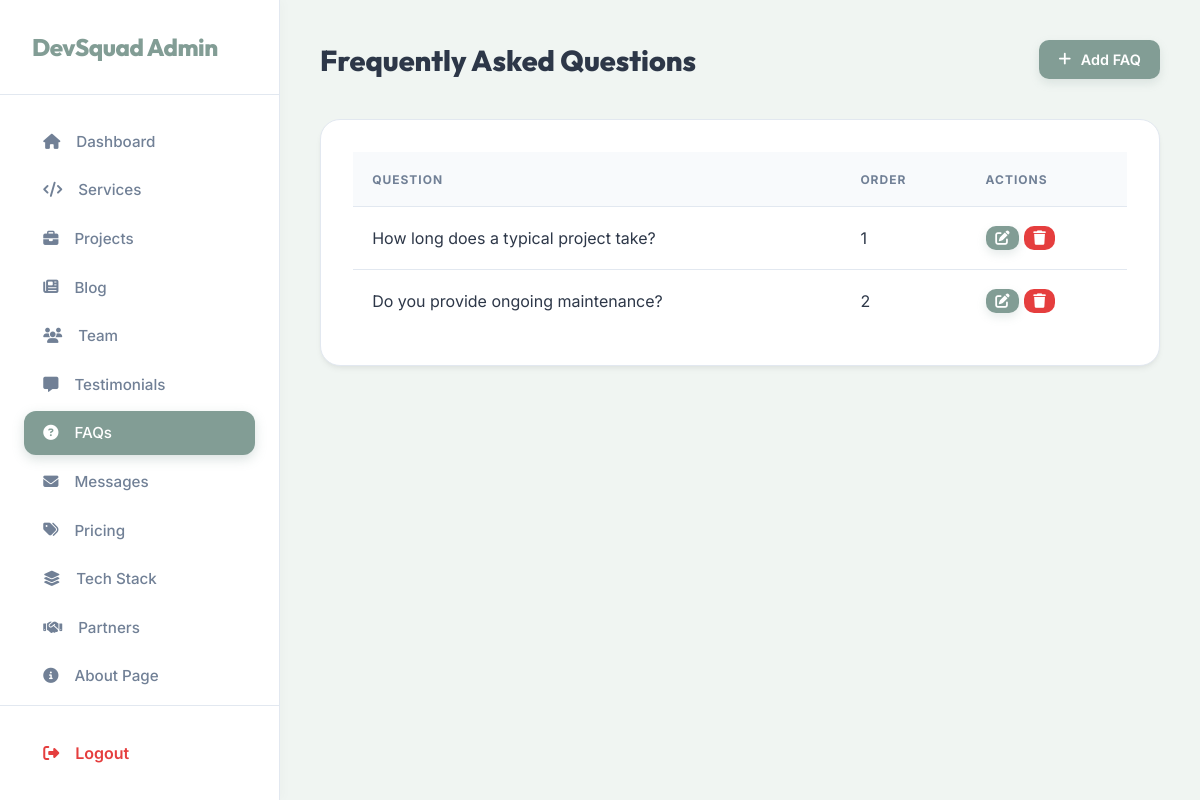
The page /custom-admin/faqs/ (signed in) on the database its author committed.
### service/models.py (models this page shows, shortened)
class FAQ(models.Model):
    question = models.CharField(max_length=300)
    answer = models.TextField()
    order = models.IntegerField(default=0)
    class Meta:
        ordering = ['order']

### service/views.py (the view)
# urls.py: path('custom-admin/faqs/', views.dashboard_faqs, name='dashboard_faqs'),
@staff_member_required
def dashboard_faqs(request):
    faqs = FAQ.objects.all().order_by('order')
    return render(request, 'dashboard/faq_list.html', {'faqs': faqs})

### service/templates/dashboard/faq_list.html
{% extends 'dashboard/base.html' %}
{% block content %}
<div class="header">
    <h1>Frequently Asked Questions</h1>
    <a href="{% url 'dashboard_faq_create' %}" class="btn btn-primary"><i class="fas fa-plus"></i> Add FAQ</a>
</div>
<div class="card">
    <table>
        <thead>
            <tr>
                <th>Question</th>
                <th>Order</th>
                <th>Actions</th>
            </tr>
        </thead>
        <tbody>
            {% for faq in faqs %}
            <tr>
                <td>{{ faq.question }}</td>
                <td>{{ faq.order }}</td>
                <td>
                    <a href="{% url 'dashboard_faq_edit' faq.id %}" class="btn btn-primary"
                        style="padding: 0.3rem 0.6rem;"><i class="fas fa-edit"></i></a>
                    <a href="{% url 'dashboard_faq_delete' faq.id %}" class="btn btn-danger"
                        style="padding: 0.3rem 0.6rem;" onclick="return confirm('Are you sure?')"><i
                            class="fas fa-trash"></i></a>
                </td>
            </tr>
            {% endfor %}
        </tbody>
    </table>
</div>
{% endblock %}

### service/templates/dashboard/base.html (style rules this page uses)
:root { --bg-color: #F0F5F2; --sidebar-bg: #FFFFFF; --text-color: #2D3748; --text-muted: #718096; --primary-color: #829D95; --secondary-color: #ADC2B5; --danger-color: #E53E3E; --success-color: #48BB78; --border-color: #E2E8F0; --shadow: 0 4px 6px -1px rgba(0, 0, 0, 0.05), 0 2px 4px -1px rgba(0, 0, 0, 0.03); }
* { margin: 0; padding: 0; box-sizing: border-box; font-family: 'Inter', sans-serif; }
body { background-color: var(--bg-color); color: var(--text-color); display: flex; height: 100vh; overflow: hidden; }
h1, h2, h3, h4, .brand { font-family: 'Outfit', sans-serif; }
.header { display: flex; justify-content: space-between; align-items: center; margin-bottom: 2.5rem; }
.header h1 { font-size: 1.8rem; font-weight: 800; color: var(--text-color); }
.card { background: white; border: 1px solid var(--border-color); border-radius: 20px; padding: 2rem; margin-bottom: 2rem; box-shadow: var(--shadow); }
.btn { padding: 0.7rem 1.2rem; border-radius: 10px; text-decoration: none; cursor: pointer; border: none; font-size: 0.9rem; font-weight: 600; display: inline-flex; align-items: center; gap: 0.6rem; transition: all 0.2s; }
.btn-primary { background: var(--primary-color); color: white; box-shadow: 0 4px 10px rgba(130, 157, 149, 0.2); }
.btn-danger { background: var(--danger-color); color: white; }
table { width: 100%; border-collapse: separate; border-spacing: 0; }
th, td { text-align: left; padding: 1.2rem; border-bottom: 1px solid var(--border-color); }
th { color: var(--text-muted); font-weight: 700; text-transform: uppercase; font-size: 0.75rem; letter-spacing: 1px; background: #F8FAFC; }
tr:last-child td { border-bottom: none; }

### rows shown on the page
FAQ: question "How long does a typical project take?", order "1"
FAQ: question "Do you provide ongoing maintenance?", order "2"
